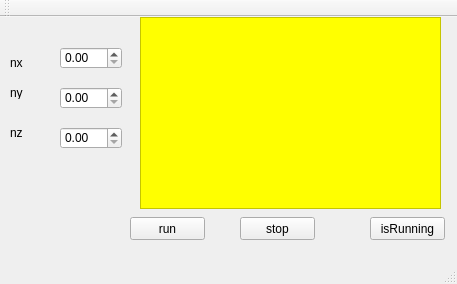
<?xml version="1.0" encoding="UTF-8"?>
<ui version="4.0">
 <class>testClass</class>
 <widget class="QMainWindow" name="testClass">
  <property name="geometry">
   <rect>
    <x>0</x>
    <y>0</y>
    <width>457</width>
    <height>284</height>
   </rect>
  </property>
  <property name="windowTitle">
   <string>test</string>
  </property>
  <widget class="QWidget" name="centralWidget">
   <widget class="QPushButton" name="run">
    <property name="geometry">
     <rect>
      <x>130</x>
      <y>200</y>
      <width>75</width>
      <height>23</height>
     </rect>
    </property>
    <property name="text">
     <string>run</string>
    </property>
   </widget>
   <widget class="QPushButton" name="stop">
    <property name="geometry">
     <rect>
      <x>240</x>
      <y>200</y>
      <width>75</width>
      <height>23</height>
     </rect>
    </property>
    <property name="text">
     <string>stop</string>
    </property>
   </widget>
   <widget class="QPushButton" name="pushButton_3">
    <property name="geometry">
     <rect>
      <x>370</x>
      <y>200</y>
      <width>75</width>
      <height>23</height>
     </rect>
    </property>
    <property name="text">
     <string>isRunning</string>
    </property>
   </widget>
   <widget class="QTextBrowser" name="textBrowser">
    <property name="geometry">
     <rect>
      <x>140</x>
      <y>0</y>
      <width>301</width>
      <height>192</height>
     </rect>
    </property>
    <property name="styleSheet">
     <string notr="true">background-color: rgb(255, 255, 0);</string>
    </property>
   </widget>
   <widget class="QDoubleSpinBox" name="doubleSpinBox">
    <property name="geometry">
     <rect>
      <x>60</x>
      <y>30</y>
      <width>62</width>
      <height>22</height>
     </rect>
    </property>
   </widget>
   <widget class="QDoubleSpinBox" name="doubleSpinBox_2">
    <property name="geometry">
     <rect>
      <x>60</x>
      <y>70</y>
      <width>62</width>
      <height>22</height>
     </rect>
    </property>
   </widget>
   <widget class="QDoubleSpinBox" name="doubleSpinBox_3">
    <property name="geometry">
     <rect>
      <x>60</x>
      <y>110</y>
      <width>62</width>
      <height>22</height>
     </rect>
    </property>
   </widget>
   <widget class="QLabel" name="label">
    <property name="geometry">
     <rect>
      <x>10</x>
      <y>40</y>
      <width>54</width>
      <height>12</height>
     </rect>
    </property>
    <property name="text">
     <string>nx</string>
    </property>
   </widget>
   <widget class="QLabel" name="label_2">
    <property name="geometry">
     <rect>
      <x>10</x>
      <y>70</y>
      <width>54</width>
      <height>12</height>
     </rect>
    </property>
    <property name="text">
     <string>ny</string>
    </property>
   </widget>
   <widget class="QLabel" name="label_3">
    <property name="geometry">
     <rect>
      <x>10</x>
      <y>110</y>
      <width>54</width>
      <height>12</height>
     </rect>
    </property>
    <property name="text">
     <string>nz</string>
    </property>
   </widget>
  </widget>
  <widget class="QMenuBar" name="menuBar">
   <property name="geometry">
    <rect>
     <x>0</x>
     <y>0</y>
     <width>457</width>
     <height>23</height>
    </rect>
   </property>
  </widget>
  <widget class="QToolBar" name="mainToolBar">
   <attribute name="toolBarArea">
    <enum>TopToolBarArea</enum>
   </attribute>
   <attribute name="toolBarBreak">
    <bool>false</bool>
   </attribute>
  </widget>
  <widget class="QStatusBar" name="statusBar"/>
 </widget>
 <layoutdefault spacing="6" margin="11"/>
 <resources>
  <include location="test.qrc"/>
 </resources>
 <connections>
  <connection>
   <sender>run</sender>
   <signal>clicked()</signal>
   <receiver>testClass</receiver>
   <slot>btn_start()</slot>
   <hints>
    <hint type="sourcelabel">
     <x>98</x>
     <y>247</y>
    </hint>
    <hint type="destinationlabel">
     <x>103</x>
     <y>284</y>
    </hint>
   </hints>
  </connection>
  <connection>
   <sender>stop</sender>
   <signal>clicked()</signal>
   <receiver>testClass</receiver>
   <slot>btn_stop()</slot>
   <hints>
    <hint type="sourcelabel">
     <x>228</x>
     <y>249</y>
    </hint>
    <hint type="destinationlabel">
     <x>230</x>
     <y>294</y>
    </hint>
   </hints>
  </connection>
  <connection>
   <sender>pushButton_3</sender>
   <signal>clicked()</signal>
   <receiver>testClass</receiver>
   <slot>btn_isRunning()</slot>
   <hints>
    <hint type="sourcelabel">
     <x>356</x>
     <y>257</y>
    </hint>
    <hint type="destinationlabel">
     <x>368</x>
     <y>292</y>
    </hint>
   </hints>
  </connection>
 </connections>
 <slots>
  <slot>btn_start()</slot>
  <slot>btn_stop()</slot>
  <slot>btn_isRunning()</slot>
 </slots>
</ui>
